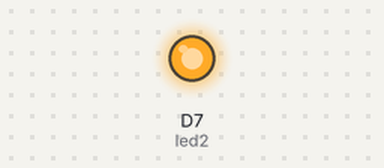
The sketch below on a simulated ESP8266 (NodeMCU). Shown: output pins drawn as LEDs (lit = HIGH).

Above: at 0.2 s.
At 26.5 s:
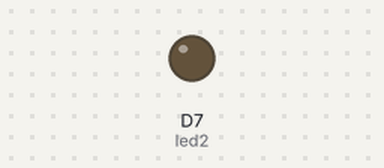
Timing chart, 0 to 28.6 s (numbered marks = the images above):
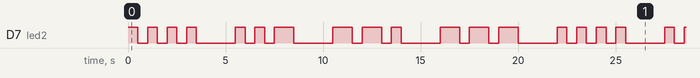

The sketch:

blink-an-led.ino
```cpp
int led2 = D7; // Instead of writing D7 over and over again, we'll write led2
void setup() {
  pinMode(led2, OUTPUT);

}

void loop() {

  // H
  digitalWrite(led2, HIGH);
  delay(500);
  digitalWrite(led2, LOW);
  delay(500);
    // .
  digitalWrite(led2, HIGH);
  delay(500);
  digitalWrite(led2, LOW);
  delay(500);
    // .
  digitalWrite(led2, HIGH);
  delay(500);
  digitalWrite(led2, LOW);
  delay(500);
    // .
  digitalWrite(led2, HIGH);
  delay(500);
  digitalWrite(led2, LOW);

  delay(2000);

  // U
  digitalWrite(led2, HIGH);
  delay(500);
  digitalWrite(led2, LOW);
  delay(500);
  // .
  digitalWrite(led2, HIGH);
  delay(500);
  digitalWrite(led2, LOW);
  delay(500);
  // -
  digitalWrite(led2, HIGH);
  delay(1000);
  digitalWrite(led2, LOW);

  delay(2000);

    // G
  digitalWrite(led2, HIGH);
  delay(1000);
  digitalWrite(led2, LOW);
  delay(500);
    // -
  digitalWrite(led2, HIGH);
  delay(1000);
  digitalWrite(led2, LOW);
  delay(500);
      // .
  digitalWrite(led2, HIGH);
  delay(500);
  digitalWrite(led2, LOW);

  delay(2000);

    // O
  digitalWrite(led2, HIGH);
  delay(1000);
  digitalWrite(led2, LOW);
  delay(500);
    // -
  digitalWrite(led2, HIGH);
  delay(1000);
  digitalWrite(led2, LOW);
  delay(500);
    // -
  digitalWrite(led2, HIGH);
  delay(1000);
  digitalWrite(led2, LOW);


  delay(2000);
}
```

Measured:
- by itself, D7 (led2): moves between LOW and HIGH, repeating every 22.0 s
- by itself, everything shown: repeats every 22.0 s, in 26 steps
